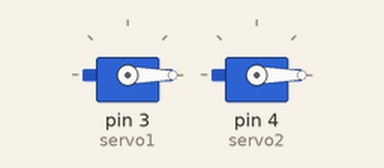
Simulated run of this sketch. Board: Arduino Uno, built with avr-gcc and run on an emulated ATmega328P. Parts: 2 × servo.

Above: at 0.05 s.
At 4.0 s:
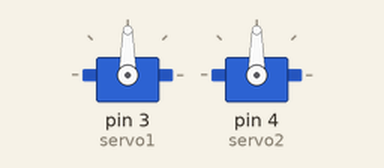
Timing chart, 0 to 5.2 s (numbered marks = the images above):
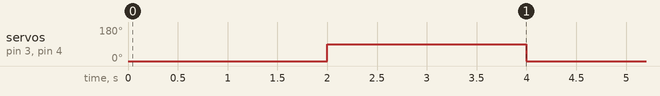

Measured:
- by itself, servo on pin 3 (servo1), servo on pin 4 (servo2): alternates 90° for 2.0 s and 0° for 2.0 s

The sketch:

_1._control_servo.ino
```cpp
#include <Servo.h>

Servo servo1;//variables servo
Servo servo2;
void setup(){
servo1.attach(3);//pin de salida 3
servo2.attach(4);//pin de salida 4

}

void loop(){
  servo1.write(0);// posicion del servo en cero
  servo2.write(0);
  delay(2000);
  servo1.write(90);//cambia la posicion del servo1 a 90
  servo2.write(90);//cambia la posicion del servo2 a 90
  delay(2000);
  }
```
